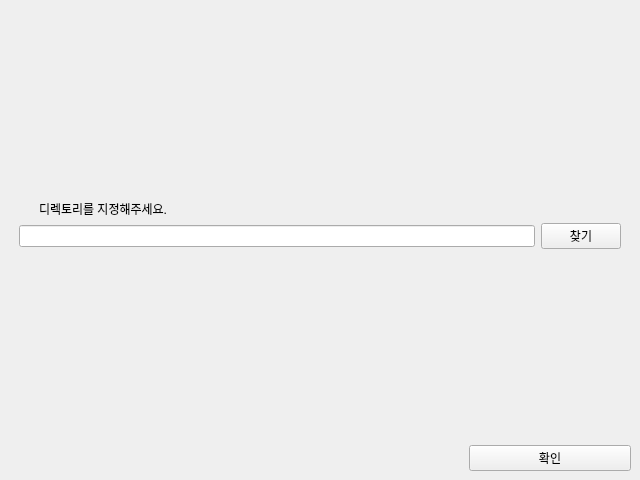
<?xml version="1.0" encoding="UTF-8"?>
<ui version="4.0">
 <class>DesktopCleaner</class>
 <widget class="QMainWindow" name="DesktopCleaner">
  <property name="geometry">
   <rect>
    <x>0</x>
    <y>0</y>
    <width>640</width>
    <height>480</height>
   </rect>
  </property>
  <property name="windowTitle">
   <string>DesktopCleaner</string>
  </property>
  <property name="windowIcon">
   <iconset>
    <normaloff>./image/icon.png</normaloff>./image/icon.png</iconset>
  </property>
  <property name="iconSize">
   <size>
    <width>411</width>
    <height>383</height>
   </size>
  </property>
  <widget class="QWidget" name="centralwidget">
   <layout class="QVBoxLayout" name="verticalLayout_2">
    <item>
     <layout class="QVBoxLayout" name="MainLayout_1">
      <item>
       <spacer name="verticalSpacer_3">
        <property name="orientation">
         <enum>Qt::Vertical</enum>
        </property>
        <property name="sizeType">
         <enum>QSizePolicy::Expanding</enum>
        </property>
        <property name="sizeHint" stdset="0">
         <size>
          <width>20</width>
          <height>30</height>
         </size>
        </property>
       </spacer>
      </item>
      <item>
       <layout class="QHBoxLayout" name="horizontalLayout_2">
        <property name="topMargin">
         <number>0</number>
        </property>
        <item>
         <spacer name="horizontalSpacer_2">
          <property name="orientation">
           <enum>Qt::Horizontal</enum>
          </property>
          <property name="sizeType">
           <enum>QSizePolicy::Fixed</enum>
          </property>
          <property name="sizeHint" stdset="0">
           <size>
            <width>10</width>
            <height>20</height>
           </size>
          </property>
         </spacer>
        </item>
        <item>
         <layout class="QVBoxLayout" name="verticalLayout">
          <item>
           <widget class="QLabel" name="label">
            <property name="minimumSize">
             <size>
              <width>0</width>
              <height>9</height>
             </size>
            </property>
            <property name="maximumSize">
             <size>
              <width>16777215</width>
              <height>17</height>
             </size>
            </property>
            <property name="text">
             <string>디렉토리를 지정해주세요.</string>
            </property>
            <property name="margin">
             <number>0</number>
            </property>
            <property name="indent">
             <number>20</number>
            </property>
           </widget>
          </item>
          <item>
           <layout class="QHBoxLayout" name="horizontalLayout">
            <item>
             <widget class="QLineEdit" name="find_text_1">
              <property name="minimumSize">
               <size>
                <width>0</width>
                <height>20</height>
               </size>
              </property>
             </widget>
            </item>
            <item>
             <widget class="QPushButton" name="find_button_1">
              <property name="text">
               <string>찾기</string>
              </property>
             </widget>
            </item>
           </layout>
          </item>
         </layout>
        </item>
        <item>
         <spacer name="horizontalSpacer">
          <property name="orientation">
           <enum>Qt::Horizontal</enum>
          </property>
          <property name="sizeType">
           <enum>QSizePolicy::Fixed</enum>
          </property>
          <property name="sizeHint" stdset="0">
           <size>
            <width>10</width>
            <height>20</height>
           </size>
          </property>
         </spacer>
        </item>
       </layout>
      </item>
      <item>
       <spacer name="verticalSpacer_2">
        <property name="orientation">
         <enum>Qt::Vertical</enum>
        </property>
        <property name="sizeType">
         <enum>QSizePolicy::Expanding</enum>
        </property>
        <property name="sizeHint" stdset="0">
         <size>
          <width>20</width>
          <height>180</height>
         </size>
        </property>
       </spacer>
      </item>
     </layout>
    </item>
    <item>
     <layout class="QHBoxLayout" name="select_1">
      <item>
       <spacer name="horizontalSpacer_3">
        <property name="orientation">
         <enum>Qt::Horizontal</enum>
        </property>
        <property name="sizeType">
         <enum>QSizePolicy::Fixed</enum>
        </property>
        <property name="sizeHint" stdset="0">
         <size>
          <width>460</width>
          <height>20</height>
         </size>
        </property>
       </spacer>
      </item>
      <item>
       <widget class="QPushButton" name="Confirm_button_1">
        <property name="text">
         <string>확인</string>
        </property>
       </widget>
      </item>
     </layout>
    </item>
   </layout>
  </widget>
 </widget>
 <resources/>
 <connections/>
</ui>
